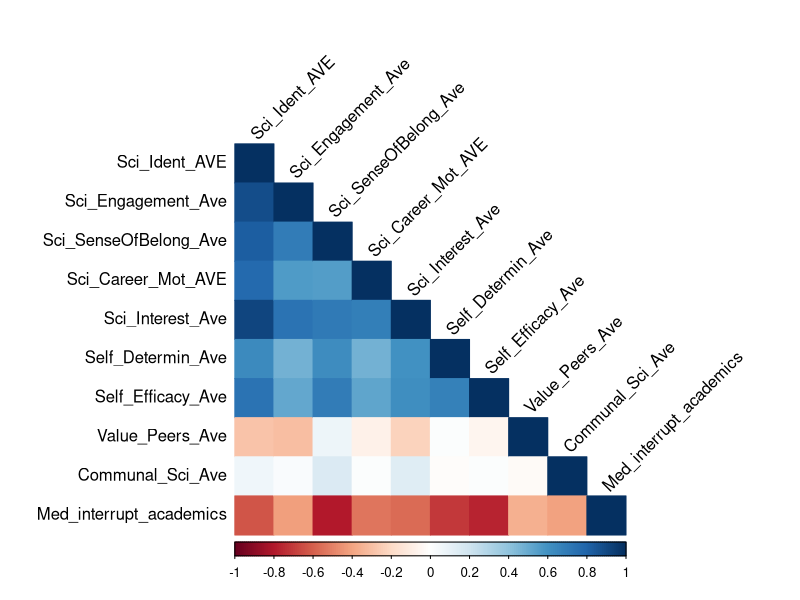

This chart was generated by the following R code:
# Install and load the 'readr' package for reading the data
# install.packages("readr")
library(readr)
library(corrplot)

# Create a variable with the dataset
data <- "Variable,Sci_Ident_AVE,Sci_Engagement_Ave,Sci_SenseOfBelong_Ave,Sci_Career_Mot_AVE,Sci_Interest_Ave,Self_Determin_Ave,Self_Efficacy_Ave,Value_Peers_Ave,Communal_Sci_Ave,Med_interrupt_academics
Sci_Ident_AVE,1,.664**,.602**,.579**,.676**,.452**,.523**,.110*,.261**,-0.001
Sci_Engagement_Ave,.664**,1,.601**,.507**,.609**,.448**,.454**,.158**,.285**,0.102
Sci_SenseOfBelong_Ave,.602**,.601**,1,.471**,.583**,.497**,.532**,.312**,.315**,-.150*
Sci_Career_Mot_AVE,.579**,.507**,.471**,1,.581**,.425**,.440**,.247**,.257**,0.006
Sci_Interest_Ave,.676**,.609**,.583**,.581**,1,.520**,.500**,.189**,.343**,0.029
Self_Determin_Ave,.452**,.448**,.497**,.425**,.520**,1,.509**,.260**,.221**,-0.095
Self_Efficacy_Ave,.523**,.454**,.532**,.440**,.500**,.509**,1,.201**,.216**,-.164*
Value_Peers_Ave,.110*,.158**,.312**,.247**,.189**,.260**,.201**,1,.214**,0.004
Communal_Sci_Ave,.261**,.285**,.315**,.257**,.343**,.221**,.216**,.214**,1,-0.013
Med_interrupt_academics,-0.001,0.102,-.150*,0.006,0.029,-0.095,-.164*,0.004,-0.013,1"

# Read the data into a dataframe
df <- read.csv(text = data, check.names = FALSE)

# Remove the asterisks and convert the columns to numeric
df[-1] <- sapply(df[-1], function(x) as.numeric(gsub("\\**", "", x)))

# View the reformatted dataframe
df

# Install and load the 'corrplot' package
# install.packages("corrplot")
library(corrplot)

# Create a subset of the dataframe without the first row and column
df_subset <- df[-1, -1]

# Extract the labels for the columns from the first row of df
col_labels <- unname(df[1, -1])

# Extract the labels for the rows from the first column of df
row_labels <- unname(df[-1, 1])

# Convert the subset to a correlation matrix
corr_matrix <- cor(df_subset)

# Create the correlation plot using corrplot
plot <- corrplot(corr_matrix, type = 'lower', method = 'color', tl.col = "black", tl.srt = 45)


## To Save####
# Save the plot as a PNG file
##png(file = "Projects/2023_saber/plots/correlations.png", width = 800, height = 600, bg = "transparent")
# Replace "/path/to/save/plot.png" with your desired file path

# Plot the correlation matrix
##corrplot(corr_matrix, type = 'lower', method = 'color', tl.col = "black", tl.srt = 45)

# Close the PNG device
## dev.off()

